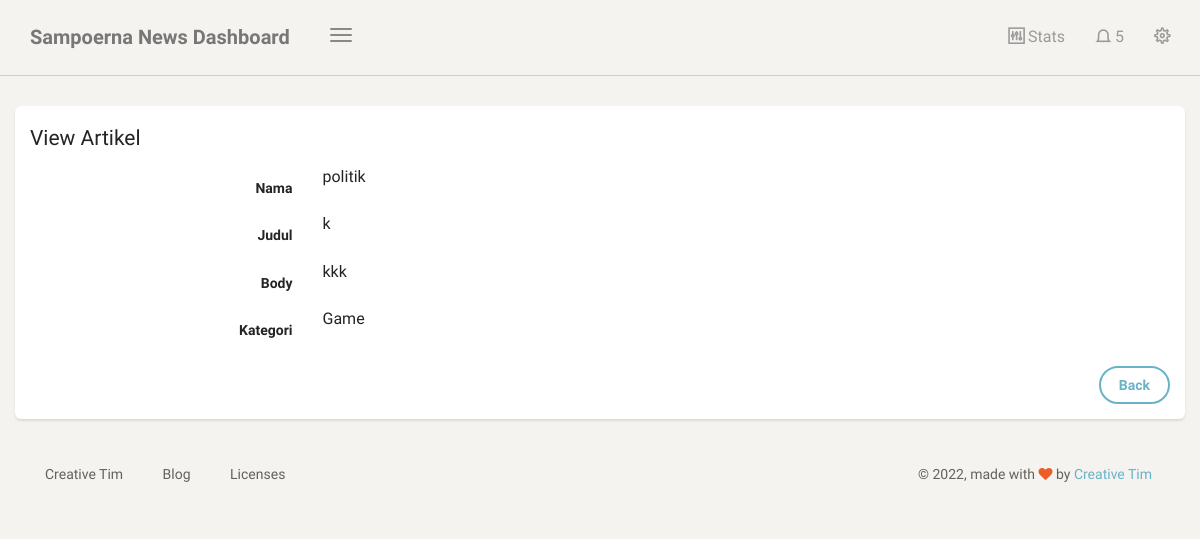
/dashboard/artikel/lihat/1 (signed in), run on the app's committed database.
### artikel/models.py (models this page shows, shortened)
class Artikel(models.Model):
    nama = models.CharField(max_length=100,blank=True,null=True)
    judul = models.CharField(max_length=100)
    body = models.TextField()
    kategori = models.ForeignKey(Kategori, on_delete=models.CASCADE, blank=True,null=True)
    date = models.DateTimeField(auto_now_add=True)
    class meta :
        ordering = ['-id']
        verbose_name_plural = "Artikel"

class Kategori(models.Model):
    nama = models.CharField(max_length=100)
    def __str__(self):
         return self.nama
    class meta :
        verbose_name_plural = "Kategori"

### artikel/views.py (the view)
# urls.py: path('artikel/lihat/<str:id>',lihat_artikel, name='lihat_artikel'),
@login_required
def lihat_artikel(request, id):
    template_name = "back/lihat_artikel.html"
    artikel = Artikel.objects.get(id=id)
    context = {
        'title' : 'View Artikel',
        'artikel' :artikel,
    }
    return render(request, template_name, context)

### templates/back/lihat_artikel.html (shortened to what this page needs)
{% extends 'back/base.html' %}
{% block content %}
<div class="content">
    <div class="container-fluid">
        <div class="row">
            <div class="col-6">
                <div class="card">
                    <form class="form-horizontal" method="POST">
                        <div class="card-header">
                            <h4 class="card-title">
                                {{title}}
                            </h4>
                        </div>
                        <div class="card-content">
                            <div class="form-group">
                                <label class="col-md-3 control-label">Nama</label>
                                <div class="col-md-9">
                                    <p>{{artikel.nama}}</p>
                                </div>
                            </div>
                            <div class="form-group">
                                <label class="col-md-3 control-label">Judul</label>
                                <div class="col-md-9">
                                    <p>{{artikel.judul}}</p>
                                </div>
                            </div>
                            <div class="form-group">
                                <label class="col-md-3 control-label">Body</label>
                                <div class="col-md-9">
                                    <p>{{artikel.body}}</p>
                                </div>
                            </div>
                            <div class="form-group">
                                <label class="col-md-3 control-label">Kategori</label>
                                <div class="col-md-9">
                                    <p>{{artikel.kategori}}</p>
                                </div>
                            </div>
                        </div>
                        <div class="card-footer text-right">
                            <div class="form-group">
                                <label class="col-md-3"></label>
                                <div class="col-md-9">
                                    <a class="bt btn btn-info" href="{% url 'table_artikel' %}">Back </a>
                                </div>
                            </div>
                        </div>
                    </form>
                </div>
            </div>
        </div>
</div>
{% endblock content %}

### data on the page
Artikel: nama "politik", judul "k", body "kkk", kategori "Game"

### other printed values
{{ title }} "View Artikel"
